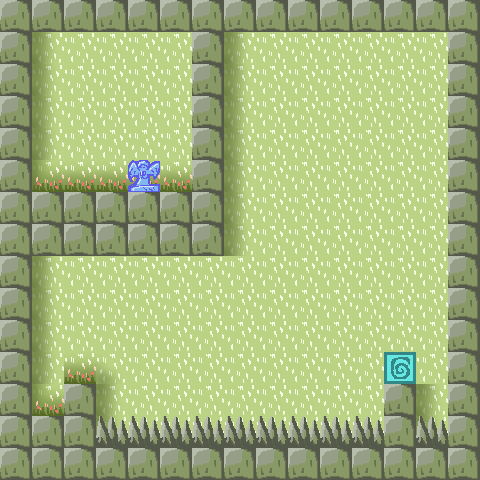

Tiled map render using the project's own tile images. Description and the whole map definition, tile-layer contents included, below:
An orthogonal 15x15 tile map with 32x32 px tiles, 2 tile layers (background, objects).

<map version="1.4" tiledversion="1.4.3" orientation="orthogonal" renderorder="right-down" width="15" height="15" tilewidth="32" tileheight="32" infinite="0" nextlayerid="3" nextobjectid="1">
 <tileset firstgid="1" source="testtiles2.tsx" />
 <layer id="1" name="background" width="15" height="15">
  <data encoding="csv">
2,2,2,2,2,2,2,2,2,2,2,2,2,2,2,
2,20,2,2,2,2,2,20,2,2,2,2,2,2,2,
2,20,2,2,2,2,2,20,2,2,2,2,2,2,2,
2,20,2,2,2,2,2,20,2,2,2,2,2,2,2,
2,20,2,2,2,2,2,20,2,2,2,2,2,2,2,
2,19,18,18,18,18,2,20,2,2,2,2,2,2,2,
2,2,2,2,2,2,2,20,2,2,2,2,2,2,2,
2,2,2,2,2,2,2,20,2,2,2,2,2,2,2,
2,20,2,2,2,2,2,2,2,2,2,2,2,2,2,
2,20,2,2,2,2,2,2,2,2,2,2,2,2,2,
2,20,2,2,2,2,2,2,2,2,2,2,2,2,2,
2,20,18,21,2,2,2,2,2,2,2,2,2,2,2,
2,19,2,20,2,2,2,2,2,2,2,2,2,20,2,
2,2,2,20,2,2,2,2,2,2,2,2,2,20,2,
2,2,2,2,2,2,2,2,2,2,2,2,2,2,2
</data>
 </layer>
 <layer id="2" name="objects" width="15" height="15">
  <data encoding="csv">
1,1,1,1,1,1,1,1,1,1,1,1,1,1,1,
1,0,0,0,0,0,1,0,0,0,0,0,0,0,1,
1,0,0,0,0,0,1,0,0,0,0,0,0,0,1,
1,0,0,0,0,0,1,0,0,0,0,0,0,0,1,
1,0,0,0,0,0,1,0,0,0,0,0,0,0,1,
1,0,0,0,13,0,1,0,0,0,0,0,0,0,1,
1,1,1,1,1,1,1,0,0,0,0,0,0,0,1,
1,1,1,1,1,1,1,0,0,0,0,0,0,0,1,
1,0,0,0,0,0,0,0,0,0,0,0,0,0,1,
1,0,0,0,0,0,0,0,0,0,0,0,0,0,1,
1,0,0,0,0,0,0,0,0,0,0,0,0,0,1,
1,0,0,0,0,0,0,0,0,0,0,0,3,0,1,
1,0,1,0,0,0,0,0,0,0,0,0,1,0,1,
1,1,1,4,4,4,4,4,4,4,4,4,1,4,1,
1,1,1,1,1,1,1,1,1,1,1,1,1,1,1
</data>
 </layer>
</map>
